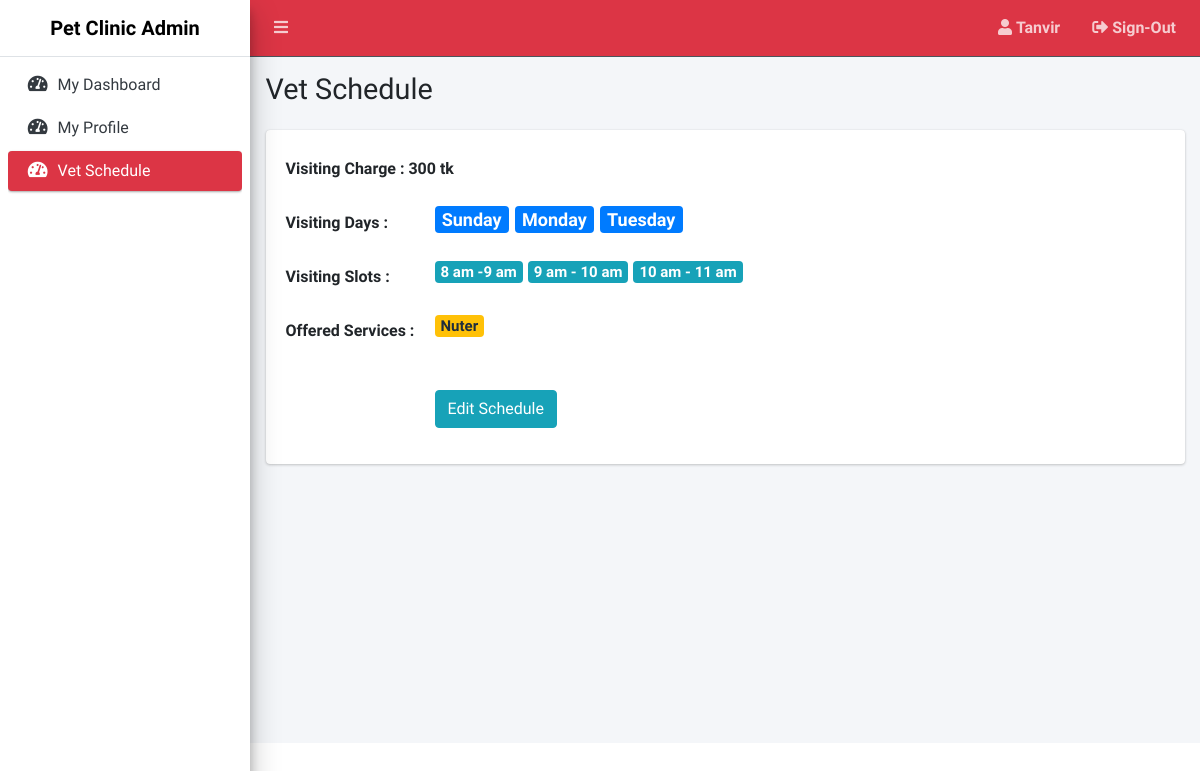
The app's page /admin/vet-schedule.php (signed in) with its own data.
### tables this page shows
CREATE TABLE `vetdetails` (
  `id` int(11) NOT NULL,
  `user_id` int(11) DEFAULT NULL,
  `bmdc_registered_number` varchar(200) NOT NULL,
  `full_name` varchar(200) NOT NULL,
  `title` varchar(200) NOT NULL,
  `education` varchar(200) NOT NULL,
  `email_address` varchar(200) NOT NULL,
  `address` varchar(200) NOT NULL,
  `gender` varchar(20) NOT NULL,
  `visiting_charge` int(11) NOT NULL,
  `short_bio` varchar(255) NOT NULL,
  `pro_pic` varchar(200) NOT NULL,
  `location_id` int(11) NOT NULL,
  `avg_rating` float(10,2) NOT NULL,
  `is_approved` tinyint(1) DEFAULT -1,
  `is_completed` int(4) NOT NULL DEFAULT -1
);

CREATE TABLE `vet_available_days` (
  `id` int(11) NOT NULL,
  `vet_id` int(11) NOT NULL,
  `week_days` int(11) NOT NULL
);

CREATE TABLE `weekdays` (
  `id` int(11) NOT NULL,
  `days` varchar(50) NOT NULL
);

CREATE TABLE `vet_available_slot` (
  `id` int(11) NOT NULL,
  `vet_id` int(11) NOT NULL,
  `slot_id` int(11) NOT NULL
);

CREATE TABLE `slot` (
  `id` int(11) NOT NULL,
  `time` varchar(100) NOT NULL
);

CREATE TABLE `vet_available_service` (
  `id` int(11) NOT NULL,
  `vet_id` int(11) NOT NULL,
  `service_id` int(11) NOT NULL
);

CREATE TABLE `services` (
  `id` int(11) NOT NULL,
  `service_name` varchar(80) NOT NULL,
  `service_details` varchar(255) NOT NULL
);

### admin/view-schedule.php (the view, shortened to what this page needs)
<?php
$conn = connect();
$id = $_SESSION['id'];
$sql = "SELECT * FROM vetdetails WHERE user_id = '$id' ";
$result = $conn->query($sql);
$row = mysqli_fetch_assoc($result);
$sql2 = "SELECT * FROM vet_available_days as v,weekdays as w WHERE v.week_days = w.id AND vet_id = '$id' ";
$days = $conn->query($sql2);
$sql3 = "SELECT * FROM vet_available_slot as v,slot as s WHERE v.slot_id = s.id AND vet_id = '$id' ";
$slots = $conn->query($sql3);
$sql4 = "SELECT * FROM vet_available_service as v,services as s WHERE v.service_id = s.id AND vet_id = '$id' ";
$services = $conn->query($sql4);
?>
<?php include 'includes/header.php'; ?>
<?php include 'includes/navbar.php'; ?>
<?php include 'includes/sidebar.php'; ?>
<div class="content-wrapper">
  <div class="content-header">
    <div class="container-fluid">
      <div class="row mb-2">
        <div class="col-sm-6">
          <h1>Vet Schedule</h1>
        </div>
      </div>
    </div>
  </div>
  <section class="content">
    <div class="container-fluid">
      <div class="card">
        <div class="card-body">
          <form action="controllers/scheduleController.php" method="post">
            <div class="form-group row">
              <label for="inputName" class="col-sm-4 col-form-label">Visiting Charge : <?= $row['visiting_charge'] ?> tk</label>
            </div>
            <div class="form-group row">
              <label for="inputName2" class="col-sm-2 col-form-label">Visiting Days :
              </label>
              <h4 class="col-sm-8">
                <?php
                foreach ($days as $day) {
                ?><span class="badge badge-primary"><?= $day['days'] ?></span>
                <?php
                }
                ?>
              </h4>
            </div>
            <div class="form-group row">
              <label for="inputName2" class="col-sm-2 col-form-label">Visiting Slots :
              </label>
              <h5 class="col-sm-8">
                <?php
                foreach ($slots as $slot) {
                ?><span class="badge badge-info"><?= $slot['time'] ?></span>
                <?php
                }
                ?>
              </h5>
            </div>
            <div class="form-group row">
              <label for="inputName2" class="col-sm-2 col-form-label">Offered Services :
              </label>
              <h5 class="col-sm-8">
                <?php
                foreach ($services as $service) {
                ?><span class="badge badge-warning"><?= $service['service_name'] ?></span>
                <?php
                }
                ?>
              </h5>
            </div>
            <div class=" form-group row">
              <div class="offset-sm-2 col-sm-10">
                <a type="submit" href="add-schedule?edit" class="btn btn-info mt-4">Edit Schedule</a>
              </div>
            </div>
          </form>
        </div>
      </div>
    </div>
  </section>
</div>
<?php include 'includes/footer.php'; ?>

### records on screen
vetdetails: visiting_charge "300"
vet_available_days: weekdays.days "Sunday"
vet_available_days: weekdays.days "Monday"
vet_available_days: weekdays.days "Tuesday"
vet_available_slot: slot.time "8 am -9 am"
vet_available_slot: slot.time "9 am - 10 am"
vet_available_slot: slot.time "10 am - 11 am"
vet_available_service: service.service_name "Nuter"

### other values on screen
$_SESSION['name'] "Tanvir"
